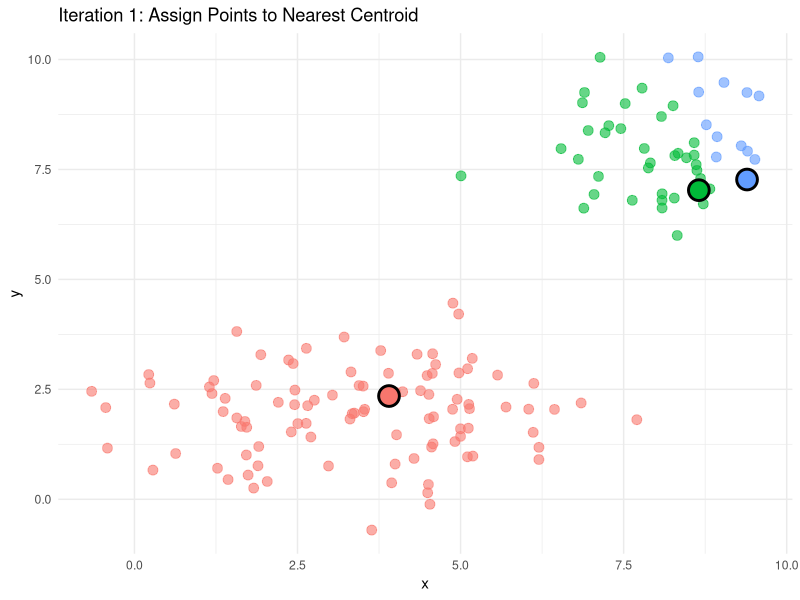
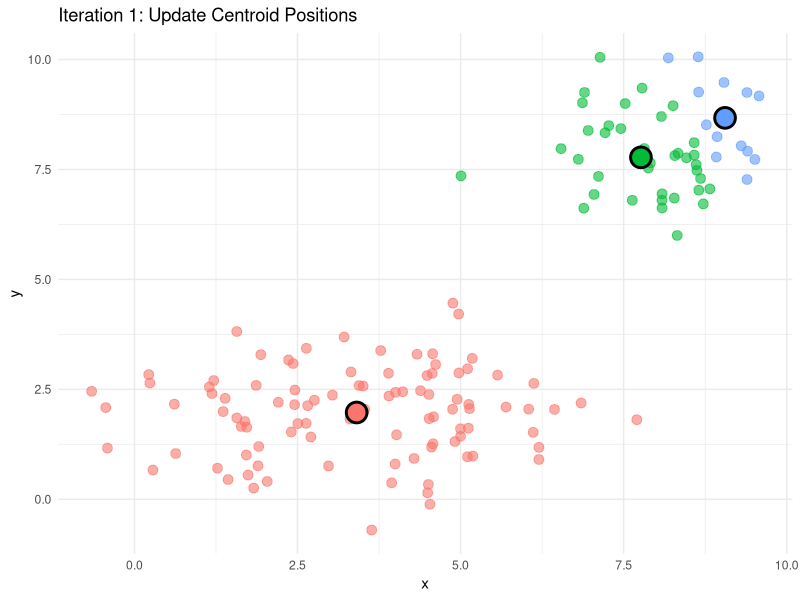
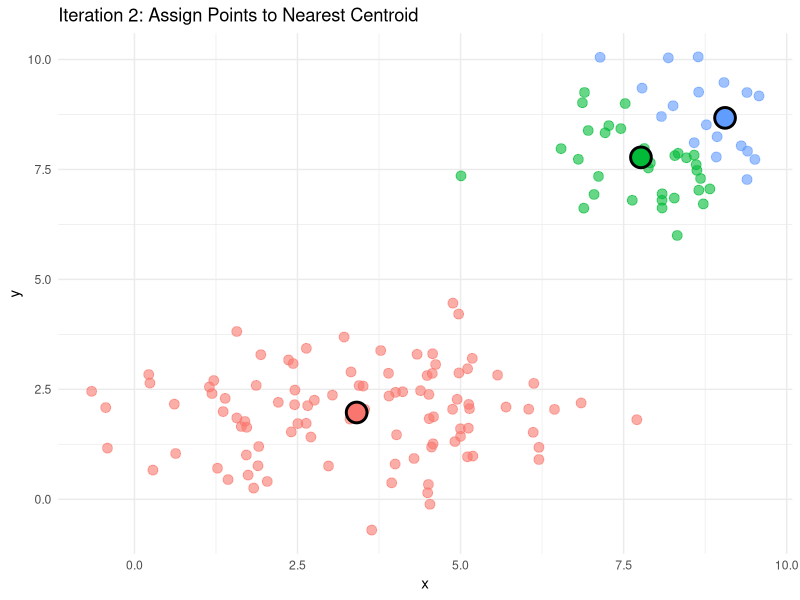
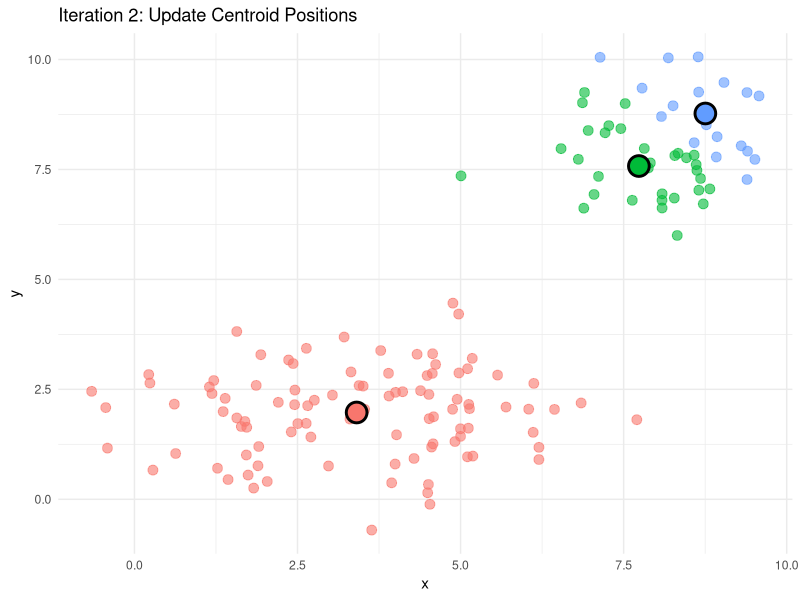
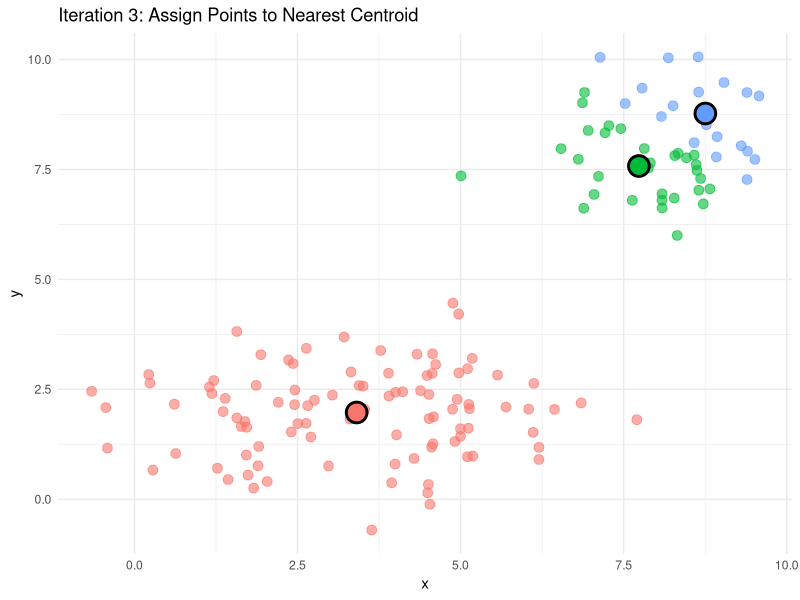
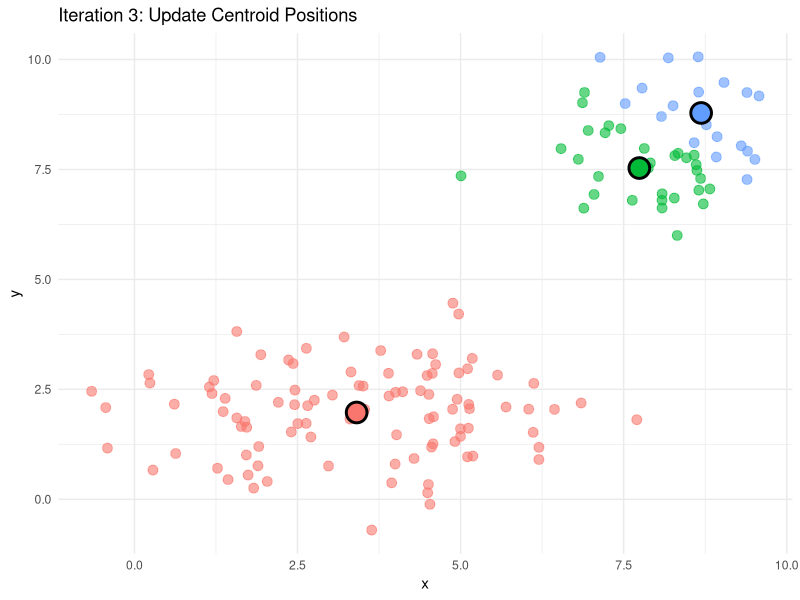
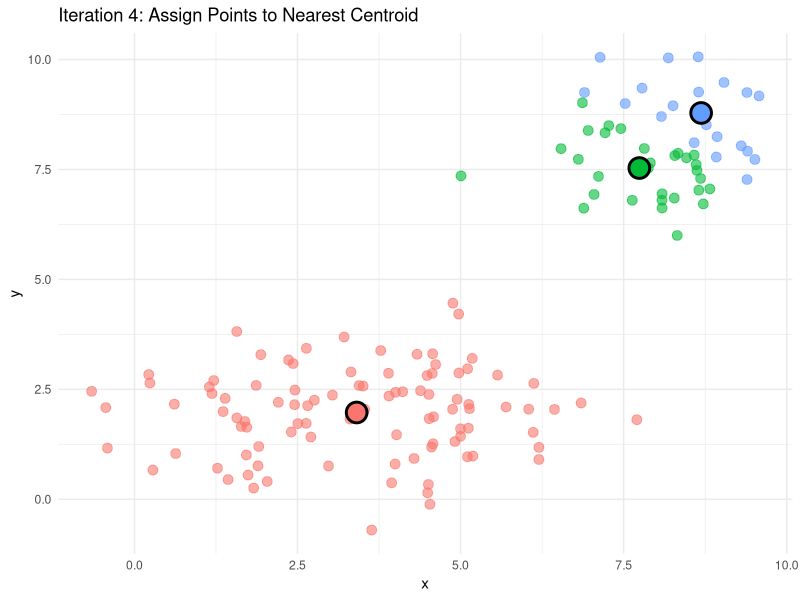
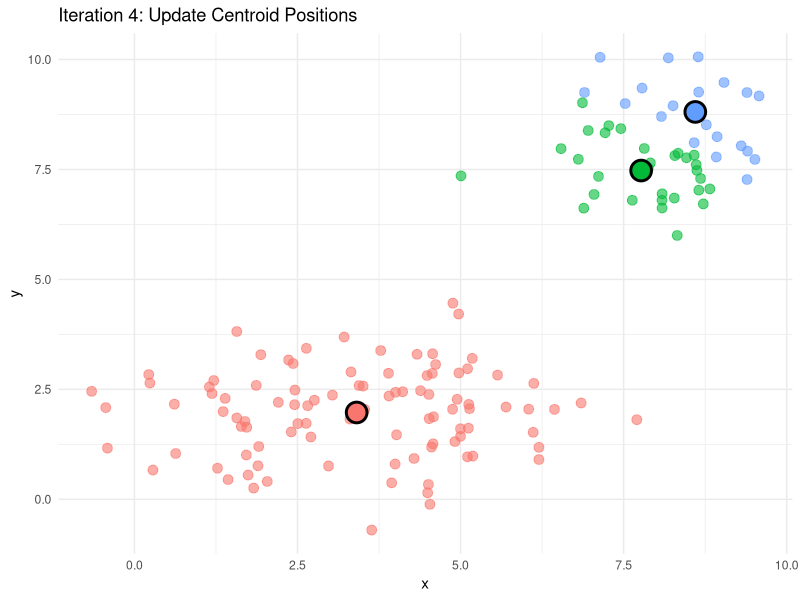

Reproduce these figures in R, in order.
library(ggplot2)
library(magick)

# 1. Generate dummy data with IDs
set.seed(42)
data_points <- data.frame(
  id = 1:150, # Added IDs to track points during compression
  x = c(rnorm(50, 2, 1), rnorm(50, 8, 1), rnorm(50, 5, 1)),
  y = c(rnorm(50, 2, 1), rnorm(50, 8, 1), rnorm(50, 2, 1)),
  cluster = factor(NA, levels = 1:3) # Initialize empty cluster column
)

# 2. Setup K-Means parameters
k <- 3
centroids <- data_points[sample(1:nrow(data_points), k), c("x", "y")]
centroids$cluster <- factor(1:k)

# 3. Setup Convergence Tracking
converged <- FALSE
iteration <- 1
max_safe_iterations <- 20 # Safety net to prevent infinite loops

# 4. The K-Means Convergence Loop
while (!converged && iteration <= max_safe_iterations) {
  
  # Store the old cluster assignments to check for changes later
  old_clusters <- data_points$cluster
  
  # --- STEP A: ASSIGNMENT ---
  dists <- as.matrix(dist(rbind(centroids[, c("x", "y")], data_points[, c("x", "y")])))[1:k, (k+1):(k+nrow(data_points))]
  data_points$cluster <- factor(apply(dists, 2, which.min), levels = 1:k)
  
  p_assign <- ggplot(data_points, aes(x = x, y = y, color = cluster)) + 
    geom_point(alpha = 0.6, size = 3) +
    geom_point(data = centroids, aes(x = x, y = y, fill = cluster), 
               size = 6, shape = 21, color = "black", stroke = 1.5) +
    ggtitle(sprintf("Iteration %d: Assign Points to Nearest Centroid", iteration)) +
    theme_minimal() + theme(legend.position = "none")
  
  ggsave(sprintf("frame_%03d_A.png", iteration), plot = p_assign, width = 6, height = 5, bg = "white")
  
  # --- CONVERGENCE CHECK ---
  # If the assignments haven't changed from the last loop, we have converged!
  if (identical(as.character(old_clusters), as.character(data_points$cluster))) {
    converged <- TRUE
    break # Exit the while loop immediately
  }
  
  # --- STEP B: UPDATE CENTROIDS ---
  new_centroids <- aggregate(data_points[, c("x", "y")], by = list(cluster = data_points$cluster), FUN = mean)
  centroids[, c("x", "y")] <- new_centroids[, c("x", "y")]
  
  p_update <- ggplot(data_points, aes(x = x, y = y, color = cluster)) + 
    geom_point(alpha = 0.6, size = 3) +
    geom_point(data = centroids, aes(x = x, y = y, fill = cluster), 
               size = 6, shape = 21, color = "black", stroke = 1.5) +
    ggtitle(sprintf("Iteration %d: Update Centroid Positions", iteration)) +
    theme_minimal() + theme(legend.position = "none")
  
  ggsave(sprintf("frame_%03d_B.png", iteration), plot = p_update, width = 6, height = 5, bg = "white")
  
  iteration <- iteration + 1
}

# --- STEP C: COMPRESSION (Vector Quantization) ---
# Replace original x, y coordinates with the centroid's x, y coordinates
compressed_points <- merge(data_points[, c("id", "cluster")], centroids, by="cluster")

p_compress <- ggplot(compressed_points, aes(x = x, y = y, color = cluster)) + 
  # We use jitter here so you can visually see all the points stacked on top of each other
  geom_jitter(width = 0.15, height = 0.15, alpha = 0.5, size = 3) + 
  geom_point(data = centroids, aes(x = x, y = y, fill = cluster), 
             size = 6, shape = 21, color = "black", stroke = 1.5) +
  ggtitle("Data Compression: Points Replaced by Centroids") +
  theme_minimal() + theme(legend.position = "none")

# Save 4 identical frames of the final state so the GIF pauses on the compression step
for(j in 1:4) {
  ggsave(sprintf("frame_%03d_C%d.png", iteration, j), plot = p_compress, width = 6, height = 5, bg = "white")
}

# 5. Compile the GIF
# Using sort() ensures the frames are stitched in the exact alphabetical/numerical order
png_files <- sort(list.files(pattern = "^frame_.*\\.png$"))

img_list <- lapply(png_files, image_read)
img_joined <- image_join(img_list)
img_animated <- image_animate(img_joined, fps = 2)

image_write(img_animated, "kmeans_compression.gif")

print(sprintf("GIF complete! The algorithm converged in %d iterations.", iteration))
